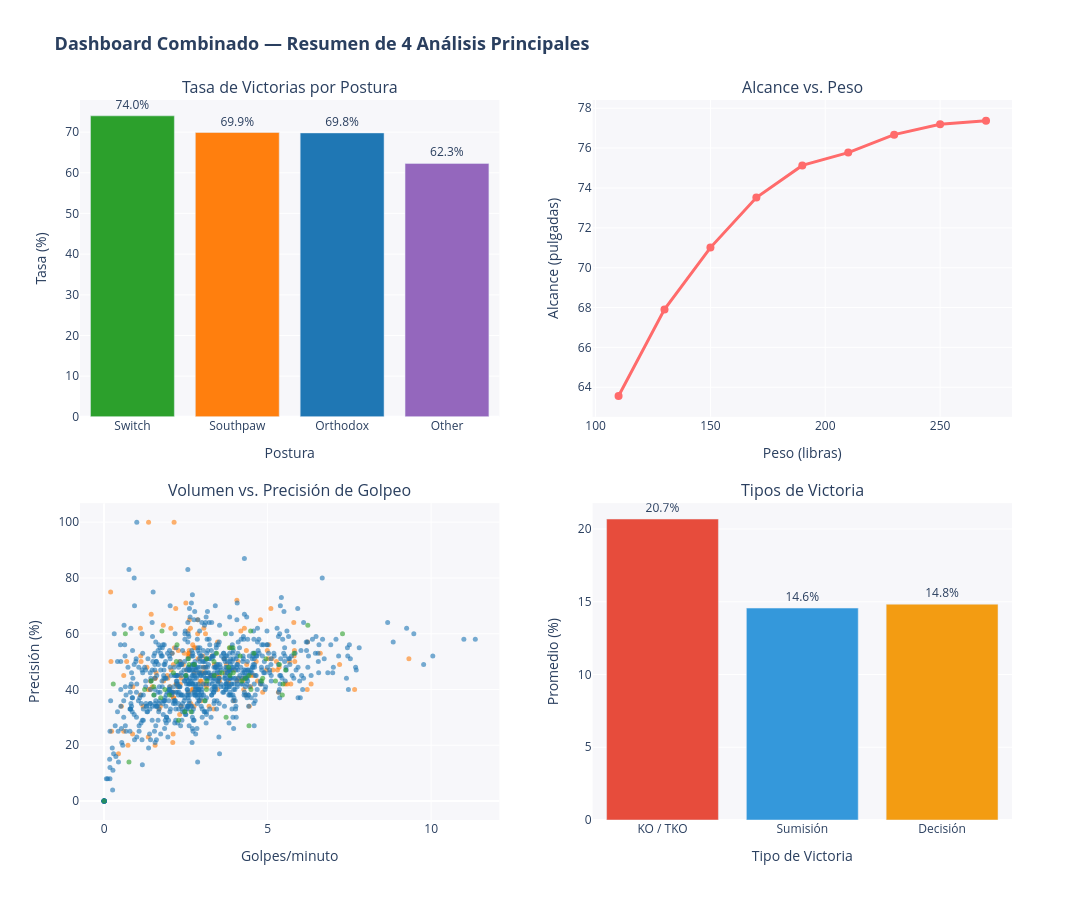

The notebook cell saved with this chart:
### Code cell
from plotly.subplots import make_subplots

# ── Preparar datos para los 4 gráficos del dashboard combinado ─────────────────

# Gráfico 1: Tasa de victorias por postura (datos ya listos de fig1)
# Usamos los mismos datos que en fig1

# Gráfico 2: Alcance vs peso (datos ya listos de fig2)
# Reutilizamos los mismos datos

# Gráfico 3: Volumen vs precisión (scatter)
scatter_data = df[
    df['str_landed_per_min'].notna() &
    df['striking_accuracy_pct'].notna() &
    df['stance'].notna() &
    (df['total_fights'] >= 3)
].copy()
scatter_data = scatter_data[
    (scatter_data['str_landed_per_min'] <= 12) &
    (scatter_data['striking_accuracy_pct'] <= 100)
]

# ── Muestra aleatoria para consistencia con fig3 ────────────────────────────
scatter_data = scatter_data.sample(n=min(1000, len(scatter_data)), random_state=42)

# Gráfico 4: Tipos de victoria (datos ya listos de fig4)
tipos = df.dropna(subset=['ko_win_percentage', 'sub_win_percentage', 'dec_win_percentage'])
medias_victory = pd.DataFrame({
    'Tipo': ['KO / TKO', 'Sumisión', 'Decisión'],
    'Porcentaje': [
        tipos['ko_win_percentage'].mean(),
        tipos['sub_win_percentage'].mean(),
        tipos['dec_win_percentage'].mean()
    ]
})

# ── Crear figura con subplots 2x2 ──────────────────────────────────────────────
fig_dashboard = make_subplots(
    rows=2, cols=2,
    subplot_titles=(
        'Tasa de Victorias por Postura',
        'Alcance vs. Peso',
        'Volumen vs. Precisión de Golpeo',
        'Tipos de Victoria'
    ),
    specs=[
        [{'type': 'bar'}, {'type': 'scatter'}],
        [{'type': 'scatter'}, {'type': 'bar'}]
    ],
    vertical_spacing=0.12,
    horizontal_spacing=0.10
)

# ── Subplot 1 (arriba izq): Barras — Win Rate por Postura ────────────────────
for idx, row in win_por_stance.iterrows():
    color_map = {
        'Orthodox': '#1f77b4',
        'Southpaw': '#ff7f0e',
        'Switch': '#2ca02c',
        'Other': '#9467bd'
    }
    fig_dashboard.add_trace(
        go.Bar(
            x=[row['stance']],
            y=[row['win_rate_pct']],
            name=row['stance'],
            text=[f"{row['win_rate_pct']:.1f}%"],
            textposition='outside',
            marker=dict(color=color_map.get(row['stance'], '#7f7f7f')),
            hovertemplate='<b>%{x}</b><br>Tasa: %{y:.1f}%<extra></extra>',
            showlegend=False
        ),
        row=1, col=1
    )

# ── Subplot 2 (arriba der): Línea — Alcance vs. Peso ───────────────────────────
fig_dashboard.add_trace(
    go.Scatter(
        x=linea['peso_medio'],
        y=linea['reach'],
        mode='lines+markers',
        name='Alcance',
        line=dict(color='#ff6b6b', width=3),
        marker=dict(size=8),
        hovertemplate='Peso: %{x:.0f} lb<br>Alcance: %{y:.1f} pul<extra></extra>',
        showlegend=False
    ),
    row=1, col=2
)

# ── Subplot 3 (abajo izq): Scatter — Volumen vs. Precisión ─────────────────────
color_stance_map = {
    'Orthodox': '#1f77b4',
    'Southpaw': '#ff7f0e',
    'Switch': '#2ca02c',
    'Other': '#9467bd'
}

for stance_val in scatter_data['stance'].unique():
    stance_subset = scatter_data[scatter_data['stance'] == stance_val]
    fig_dashboard.add_trace(
        go.Scatter(
            x=stance_subset['str_landed_per_min'],
            y=stance_subset['striking_accuracy_pct'],
            mode='markers',
            name=stance_val,
            marker=dict(
                size=5,
                color=color_stance_map.get(stance_val, '#7f7f7f'),
                opacity=0.6
            ),
            hovertemplate='<b>%{hovertext}</b><br>Golpes: %{x:.1f}/min<br>Precisión: %{y:.1f}%<extra></extra>',
            hovertext=stance_subset['name'],
            showlegend=False
        ),
        row=2, col=1
    )

# ── Subplot 4 (abajo der): Barras — Tipos de Victoria ────────────────────────
colors_victory = ['#e74c3c', '#3498db', '#f39c12']
for idx, row in medias_victory.iterrows():
    fig_dashboard.add_trace(
        go.Bar(
            x=[row['Tipo']],
            y=[row['Porcentaje']],
            name=row['Tipo'],
            text=[f"{row['Porcentaje']:.1f}%"],
            textposition='outside',
            marker=dict(color=colors_victory[idx]),
            hovertemplate='<b>%{x}</b><br>Promedio: %{y:.1f}%<extra></extra>',
            showlegend=False
        ),
        row=2, col=2
    )

# ── Actualizar ejes y layout ───────────────────────────────────────────────────
fig_dashboard.update_xaxes(title_text='Postura', row=1, col=1)
fig_dashboard.update_yaxes(title_text='Tasa (%)', row=1, col=1)

fig_dashboard.update_xaxes(title_text='Peso (libras)', row=1, col=2)
fig_dashboard.update_yaxes(title_text='Alcance (pulgadas)', row=1, col=2)

fig_dashboard.update_xaxes(title_text='Golpes/minuto', row=2, col=1)
fig_dashboard.update_yaxes(title_text='Precisión (%)', row=2, col=1)

fig_dashboard.update_xaxes(title_text='Tipo de Victoria', row=2, col=2)
fig_dashboard.update_yaxes(title_text='Promedio (%)', row=2, col=2)

# ── Actualizar layout general ──────────────────────────────────────────────────
fig_dashboard.update_layout(
    title_text='<b>Dashboard Combinado — Resumen de 4 Análisis Principales</b>',
    title_font_size=18,
    height=900,
    width=1400,
    showlegend=False,
    hovermode='closest',
    plot_bgcolor='rgba(240, 240, 245, 0.5)',
    paper_bgcolor='white'
)

fig_dashboard.show()  # Mostrar automáticamente

### Figure 1 — Plotly figure (JSON) as saved in the notebook; plotly's stock layout.template omitted (floating-point values rounded to 4 significant figures; data arrays with more than 128 entries replaced by an {"elided": "..."} marker saying what was removed)
{"data": [{"hovertemplate": "<b>%{x}</b><br>Tasa: %{y:.1f}%<extra></extra>", "marker": {"color": "#2ca02c"}, "name": "Switch", "showlegend": false, "text": ["74.0%"], "textposition": "outside", "type": "bar", "x": ["Switch"], "xaxis": "x", "y": [74], "yaxis": "y"}, {"hovertemplate": "<b>%{x}</b><br>Tasa: %{y:.1f}%<extra></extra>", "marker": {"color": "#ff7f0e"}, "name": "Southpaw", "showlegend": false, "text": ["69.9%"], "textposition": "outside", "type": "bar", "x": ["Southpaw"], "xaxis": "x", "y": [69.9], "yaxis": "y"}, {"hovertemplate": "<b>%{x}</b><br>Tasa: %{y:.1f}%<extra></extra>", "marker": {"color": "#1f77b4"}, "name": "Orthodox", "showlegend": false, "text": ["69.8%"], "textposition": "outside", "type": "bar", "x": ["Orthodox"], "xaxis": "x", "y": [69.8], "yaxis": "y"}, {"hovertemplate": "<b>%{x}</b><br>Tasa: %{y:.1f}%<extra></extra>", "marker": {"color": "#9467bd"}, "name": "Other", "showlegend": false, "text": ["62.3%"], "textposition": "outside", "type": "bar", "x": ["Other"], "xaxis": "x", "y": [62.3], "yaxis": "y"}, {"hovertemplate": "Peso: %{x:.0f} lb<br>Alcance: %{y:.1f} pul<extra></extra>", "line": {"color": "#ff6b6b", "width": 3}, "marker": {"size": 8}, "mode": "lines+markers", "name": "Alcance", "showlegend": false, "type": "scatter", "x": [110.0, 130.0, 150.0, 170.0, 190.0, 210.0, 230.0, 250.0, 270.0], "xaxis": "x2", "y": [63.56, 67.91, 71.01, 73.52, 75.13, 75.78, 76.67, 77.19, 77.37], "yaxis": "y2"}, {"hovertemplate": "<b>%{hovertext}</b><br>Golpes: %{x:.1f}/min<br>Precisión: %{y:.1f}%<extra></extra>", "hovertext": {"elided": "169 str values"}, "marker": {"color": "#ff7f0e", "opacity": 0.6, "size": 5}, "mode": "markers", "name": "Southpaw", "showlegend": false, "type": "scatter", "x": {"elided": "169 float values"}, "xaxis": "x3", "y": {"elided": "169 float values"}, "yaxis": "y3"}, {"hovertemplate": "<b>%{hovertext}</b><br>Golpes: %{x:.1f}/min<br>Precisión: %{y:.1f}%<extra></extra>", "hovertext": {"elided": "775 str values"}, "marker": {"color": "#1f77b4", "opacity": 0.6, "size": 5}, "mode": "markers", "name": "Orthodox", "showlegend": false, "type": "scatter", "x": {"elided": "775 float values"}, "xaxis": "x3", "y": {"elided": "775 float values"}, "yaxis": "y3"}, {"hovertemplate": "<b>%{hovertext}</b><br>Golpes: %{x:.1f}/min<br>Precisión: %{y:.1f}%<extra></extra>", "hovertext": ["Jake Lindsey", "John Castaneda", "Daniel Zellhuber", "Will Chope", "Shohei Nose", "Kaleio Romero", "Kalindra Faria", "TJ Brown", "Grant Dawson", "Shuya Kamikubo", "Tony Kelley", "CJ Hamilton", "James McSweeney", "Charles Jourdain", "Ottman Azaitar", "Ty Flores", "Malcolm Gordon", "Shauna Bannon", "Aaron Tau", "Yuma Horiuchi", "Josh Wick", "Kamaru Usman", "Blake Bilder", "Chelsea Hackett", "Dylan Andrews", "Ateba Gautier", "Mike van Arsdale", "Connor Matthews", "Manuel Torres", "Ryan MacDonald", "Dennis Buzukja", "Keisuke Sasu", "AJ Fletcher", "Mitch Raposo", "Gunnar Nelson", "Jarred Brooks", "Daniel Lacerda", "Dmitrii Smoliakov", "Jonas Bilharinho", "Justin Burlinson", "Zhalgas Zhumagulov", "Charles Rosa", "Joao Pierini", "Victor Altamirano", "Brendan Loughnane", "Cory Hendricks", "Edson Gomez", "Serhiy Sidey", "Modestas Bukauskas", "Daermisi Zhawupasi", "Kyle Nelson", "Harry Hardwick", "Hyder Amil", "Mark Kerr", "Zachary Borrego", "Jack Jenkins"], "marker": {"color": "#2ca02c", "opacity": 0.6, "size": 5}, "mode": "markers", "name": "Switch", "showlegend": false, "type": "scatter", "x": [3.44, 4.95, 5.45, 4.43, 1.52, 2.6, 2.23, 3.37, 3.14, 3.83, 5.55, 2.47, 3.94, 5.36, 4.43, 2.0, 2.5, 3.85, 4.85, 3.73, 0.65, 4.16, 3.81, 2.58, 2.21, 4.32, 1.52, 4.82, 7.29, 2.28, 4.21, 2.76, 3.36, 1.73, 1.77, 2.12, 3.95, 1.44, 3.71, 1.24, 5.24, 3.08, 0.76, 4.58, 6.23, 3.13, 2.66, 4.49, 3.14, 1.86, 3.6, 5.47, 5.81, 0.28, 0.0, 4.48], "xaxis": "x3", "y": [53.0, 51.0, 38.0, 27.0, 38.0, 49.0, 56.0, 45.0, 51.0, 55.0, 47.0, 32.0, 55.0, 49.0, 45.0, 38.0, 45.0, 45.0, 44.0, 30.0, 60.0, 52.0, 48.0, 51.0, 50.0, 44.0, 41.0, 43.0, 60.0, 29.0, 43.0, 49.0, 50.0, 37.0, 61.0, 46.0, 46.0, 43.0, 60.0, 40.0, 43.0, 36.0, 14.0, 53.0, 63.0, 40.0, 32.0, 40.0, 43.0, 40.0, 46.0, 42.0, 53.0, 42.0, 0.0, 61.0], "yaxis": "y3"}, {"hovertemplate": "<b>%{x}</b><br>Promedio: %{y:.1f}%<extra></extra>", "marker": {"color": "#e74c3c"}, "name": "KO / TKO", "showlegend": false, "text": ["20.7%"], "textposition": "outside", "type": "bar", "x": ["KO / TKO"], "xaxis": "x4", "y": [20.69], "yaxis": "y4"}, {"hovertemplate": "<b>%{x}</b><br>Promedio: %{y:.1f}%<extra></extra>", "marker": {"color": "#3498db"}, "name": "Sumisión", "showlegend": false, "text": ["14.6%"], "textposition": "outside", "type": "bar", "x": ["Sumisión"], "xaxis": "x4", "y": [14.57], "yaxis": "y4"}, {"hovertemplate": "<b>%{x}</b><br>Promedio: %{y:.1f}%<extra></extra>", "marker": {"color": "#f39c12"}, "name": "Decisión", "showlegend": false, "text": ["14.8%"], "textposition": "outside", "type": "bar", "x": ["Decisión"], "xaxis": "x4", "y": [14.83], "yaxis": "y4"}], "layout": {"annotations": [{"font": {"size": 16}, "showarrow": false, "text": "Tasa de Victorias por Postura", "x": 0.225, "xanchor": "center", "xref": "paper", "y": 1, "yanchor": "bottom", "yref": "paper"}, {"font": {"size": 16}, "showarrow": false, "text": "Alcance vs. Peso", "x": 0.775, "xanchor": "center", "xref": "paper", "y": 1, "yanchor": "bottom", "yref": "paper"}, {"font": {"size": 16}, "showarrow": false, "text": "Volumen vs. Precisión de Golpeo", "x": 0.225, "xanchor": "center", "xref": "paper", "y": 0.44, "yanchor": "bottom", "yref": "paper"}, {"font": {"size": 16}, "showarrow": false, "text": "Tipos de Victoria", "x": 0.775, "xanchor": "center", "xref": "paper", "y": 0.44, "yanchor": "bottom", "yref": "paper"}], "height": 900, "hovermode": "closest", "paper_bgcolor": "white", "plot_bgcolor": "rgba(240, 240, 245, 0.5)", "showlegend": false, "title": {"font": {"size": 18}, "text": "<b>Dashboard Combinado — Resumen de 4 Análisis Principales</b>"}, "width": 1400, "xaxis": {"anchor": "y", "domain": [0, 0.45], "title": {"text": "Postura"}}, "xaxis2": {"anchor": "y2", "domain": [0.55, 1], "title": {"text": "Peso (libras)"}}, "xaxis3": {"anchor": "y3", "domain": [0, 0.45], "title": {"text": "Golpes/minuto"}}, "xaxis4": {"anchor": "y4", "domain": [0.55, 1], "title": {"text": "Tipo de Victoria"}}, "yaxis": {"anchor": "x", "domain": [0.56, 1], "title": {"text": "Tasa (%)"}}, "yaxis2": {"anchor": "x2", "domain": [0.56, 1], "title": {"text": "Alcance (pulgadas)"}}, "yaxis3": {"anchor": "x3", "domain": [0, 0.44], "title": {"text": "Precisión (%)"}}, "yaxis4": {"anchor": "x4", "domain": [0, 0.44], "title": {"text": "Promedio (%)"}}}}
